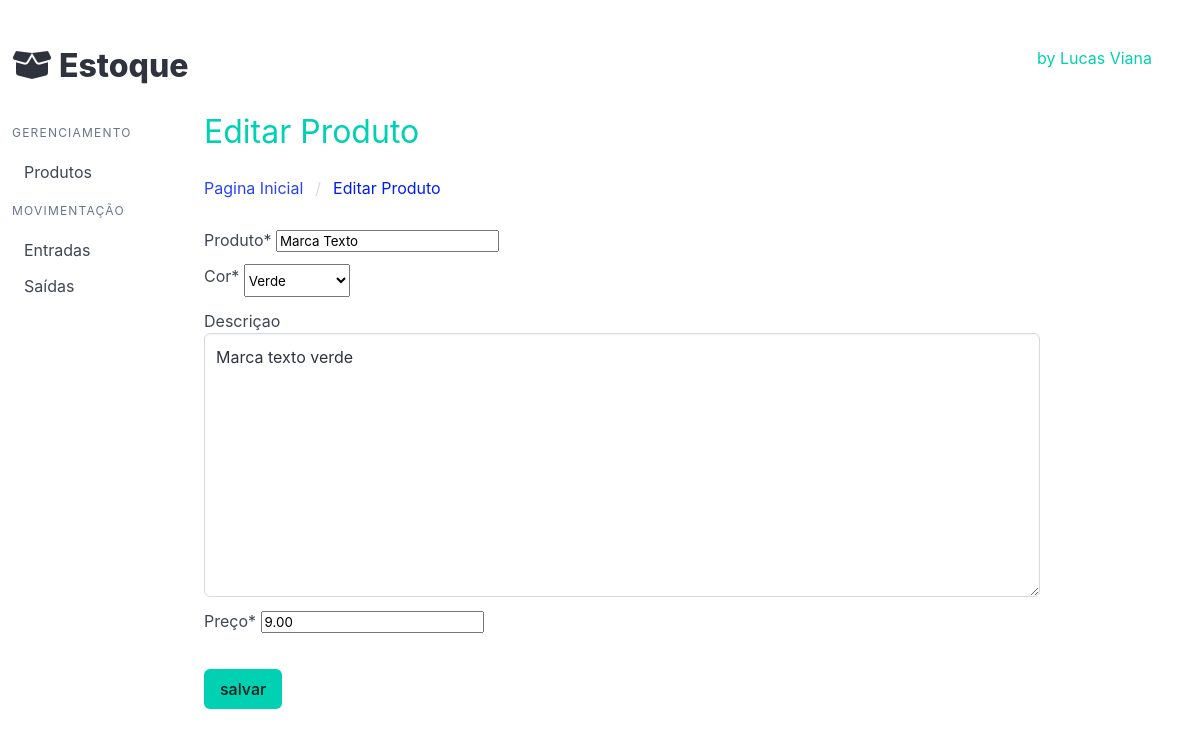
/produto/update_produto/16/, run on the app's committed database.
### produto/models.py (models this page shows, shortened)
class Produtos(models.Model):
    produto = models.CharField('Produto', max_length=200)
    cor = models.ForeignKey(Cores, on_delete=models.PROTECT, verbose_name='Cor')
    descricao = models.TextField('Descriçao', blank=True)
    quantidade = models.IntegerField('Quantidade', default=0)
    preco = models.DecimalField('Preço', decimal_places=2, max_digits=8, default=0)
    criado = models.DateTimeField('Criado em', auto_now_add=True)
    modificado = models.DateField('Modificado em', auto_now=True)
    class Meta:
        verbose_name = 'Produto'
        verbose_name_plural = 'Produtos'
        ordering = ['-produto']

class Cores(models.Model):
    cor = models.CharField('Cor', max_length=200)
    def __str__(self):
        return self.cor

### produto/views.py (the view)
# urls.py: path('update_produto/<int:pk>/', update_produto, name='update_produto'),
def update_produto(request, pk):
    produto = Produtos.objects.get(pk=pk)
    if request.method == 'POST':
        form = ProdutoForm(request.POST, instance=produto)
        if form.is_valid():
            print(form.cleaned_data['preco'])
            if form.cleaned_data['preco'] <= 0:
                form.add_error('preco', 'Insira apenas valores positivos.')
                return render(request, 'update_produto.html', {'form': form, 'pk': pk})
            form.save()
            return redirect('produto:list_produto')
    else:
        template_name = 'update_produto.html'
        context = {'form': ProdutoForm(instance=produto),'pk': pk,}
        return render(request, template_name, context)

### produto/forms.py
class ProdutoForm(ModelForm):
    class Meta:
        model = Produtos
        fields = ['produto', 'cor', 'descricao', 'preco']

### produto/templates/update_produto.html (shortened to what this page needs)
{% extends 'base.html' %}
{% load crispy_forms_tags %}
{% block product %}
<h1 class="subtitle is-3 has-text-primary">
    Editar Produto
</h1>
<div>
    <nav class="navbar breadcrumb" aria-label="breadcrumbs">
        <ul>
            <li class=""><a href="{% url 'produto:list_produto' %}">Pagina Inicial</a></li>
            <li class="is-active"><a href="#">Editar Produto</a></li>
        </ul>
    </nav>
</div>
<form action="{% url 'produto:update_produto' pk %}" method="post">
    {{ form|crispy }}
    <button class="button is-primary mt-5" type="submit">salvar</button>
</form>
{% endblock %}

### data on the page
Produtos: produto "Marca Texto", descricao "Marca texto verde", preco "9.00"
Cores: cor "Verde"
